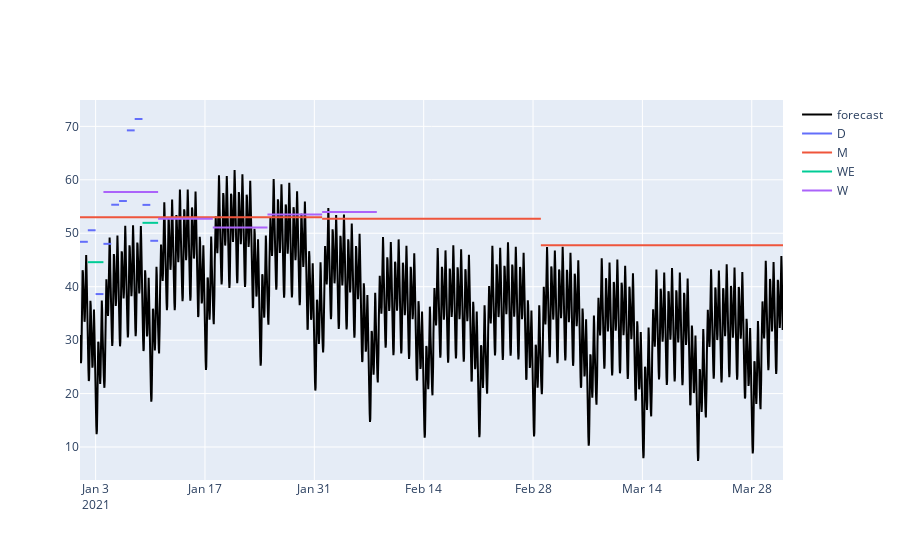
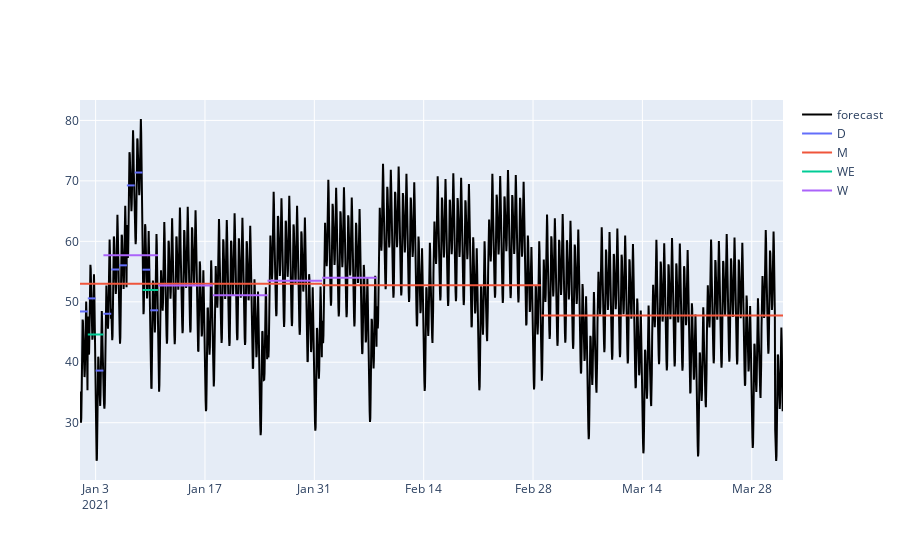

Source (notebook cell) for these figures, in order:
### Code cell
test_forecast= pd.read_csv('data/test_forecast_medium.csv',sep=',')
test_forecast['timestamp'] = pd.to_datetime(test_forecast['ds'], errors='coerce')
arbitrage_correction('2021-01-04',test_forecast,lambda_1 = 0)

### Figure 1 — Plotly figure (JSON) as saved in the notebook; plotly's stock layout.template omitted (floating-point values rounded to 4 significant figures; data arrays with more than 128 entries replaced by an {"elided": "..."} marker saying what was removed)
{"data": [{"line": {"color": "black"}, "mode": "lines", "name": "forecast", "type": "scatter", "x": {"elided": "2160 str values"}, "y": {"elided": "2160 float values"}}, {"line": {"color": "#636EFA"}, "mode": "lines", "name": "D", "showlegend": true, "type": "scatter", "x": ["2021-01-01T00:00:00+01:00", "2021-01-02T00:00:00+01:00"], "y": [48.4, 48.4]}, {"line": {"color": "#EF553B"}, "mode": "lines", "name": "M", "showlegend": true, "type": "scatter", "x": ["2021-01-01T00:00:00+01:00", "2021-02-01T00:00:00+01:00"], "y": [52.98, 52.98]}, {"line": {"color": "#636EFA"}, "mode": "lines", "showlegend": false, "type": "scatter", "x": ["2021-01-02T00:00:00+01:00", "2021-01-03T00:00:00+01:00"], "y": [50.56, 50.56]}, {"line": {"color": "#00CC96"}, "mode": "lines", "name": "WE", "showlegend": true, "type": "scatter", "x": ["2021-01-02T00:00:00+01:00", "2021-01-04T00:00:00+01:00"], "y": [44.59, 44.59]}, {"line": {"color": "#636EFA"}, "mode": "lines", "showlegend": false, "type": "scatter", "x": ["2021-01-03T00:00:00+01:00", "2021-01-04T00:00:00+01:00"], "y": [38.62, 38.62]}, {"line": {"color": "#AB63FA"}, "mode": "lines", "name": "W", "showlegend": true, "type": "scatter", "x": ["2021-01-04T00:00:00+01:00", "2021-01-11T00:00:00+01:00"], "y": [57.7, 57.7]}, {"line": {"color": "#636EFA"}, "mode": "lines", "showlegend": false, "type": "scatter", "x": ["2021-01-04T00:00:00+01:00", "2021-01-05T00:00:00+01:00"], "y": [48.02, 48.02]}, {"line": {"color": "#636EFA"}, "mode": "lines", "showlegend": false, "type": "scatter", "x": ["2021-01-05T00:00:00+01:00", "2021-01-06T00:00:00+01:00"], "y": [55.34, 55.34]}, {"line": {"color": "#636EFA"}, "mode": "lines", "showlegend": false, "type": "scatter", "x": ["2021-01-06T00:00:00+01:00", "2021-01-07T00:00:00+01:00"], "y": [56.03, 56.03]}, {"line": {"color": "#636EFA"}, "mode": "lines", "showlegend": false, "type": "scatter", "x": ["2021-01-07T00:00:00+01:00", "2021-01-08T00:00:00+01:00"], "y": [69.25, 69.25]}, {"line": {"color": "#636EFA"}, "mode": "lines", "showlegend": false, "type": "scatter", "x": ["2021-01-08T00:00:00+01:00", "2021-01-09T00:00:00+01:00"], "y": [71.38, 71.38]}, {"line": {"color": "#00CC96"}, "mode": "lines", "showlegend": false, "type": "scatter", "x": ["2021-01-09T00:00:00+01:00", "2021-01-11T00:00:00+01:00"], "y": [51.95, 51.95]}, {"line": {"color": "#636EFA"}, "mode": "lines", "showlegend": false, "type": "scatter", "x": ["2021-01-09T00:00:00+01:00", "2021-01-10T00:00:00+01:00"], "y": [55.31, 55.31]}, {"line": {"color": "#636EFA"}, "mode": "lines", "showlegend": false, "type": "scatter", "x": ["2021-01-10T00:00:00+01:00", "2021-01-11T00:00:00+01:00"], "y": [48.59, 48.59]}, {"line": {"color": "#AB63FA"}, "mode": "lines", "showlegend": false, "type": "scatter", "x": ["2021-01-11T00:00:00+01:00", "2021-01-18T00:00:00+01:00"], "y": [52.7, 52.7]}, {"line": {"color": "#AB63FA"}, "mode": "lines", "showlegend": false, "type": "scatter", "x": ["2021-01-18T00:00:00+01:00", "2021-01-25T00:00:00+01:00"], "y": [51.1, 51.1]}, {"line": {"color": "#AB63FA"}, "mode": "lines", "showlegend": false, "type": "scatter", "x": ["2021-01-25T00:00:00+01:00", "2021-02-01T00:00:00+01:00"], "y": [53.49, 53.49]}, {"line": {"color": "#AB63FA"}, "mode": "lines", "showlegend": false, "type": "scatter", "x": ["2021-02-01T00:00:00+01:00", "2021-02-08T00:00:00+01:00"], "y": [53.97, 53.97]}, {"line": {"color": "#EF553B"}, "mode": "lines", "showlegend": false, "type": "scatter", "x": ["2021-02-01T00:00:00+01:00", "2021-03-01T00:00:00+01:00"], "y": [52.72, 52.72]}, {"line": {"color": "#EF553B"}, "mode": "lines", "showlegend": false, "type": "scatter", "x": ["2021-03-01T00:00:00+01:00", "2021-04-01T00:00:00+02:00"], "y": [47.75, 47.75]}], "layout": {}}

### Figure 2 — Plotly figure (JSON) as saved in the notebook; plotly's stock layout.template omitted (floating-point values rounded to 4 significant figures; data arrays with more than 128 entries replaced by an {"elided": "..."} marker saying what was removed)
{"data": [{"line": {"color": "black"}, "mode": "lines", "name": "forecast", "type": "scatter", "x": {"elided": "2160 str values"}, "y": {"elided": "2160 float values"}}, {"line": {"color": "#636EFA"}, "mode": "lines", "name": "D", "showlegend": true, "type": "scatter", "x": ["2021-01-01T00:00:00+01:00", "2021-01-02T00:00:00+01:00"], "y": [48.4, 48.4]}, {"line": {"color": "#EF553B"}, "mode": "lines", "name": "M", "showlegend": true, "type": "scatter", "x": ["2021-01-01T00:00:00+01:00", "2021-02-01T00:00:00+01:00"], "y": [52.98, 52.98]}, {"line": {"color": "#636EFA"}, "mode": "lines", "showlegend": false, "type": "scatter", "x": ["2021-01-02T00:00:00+01:00", "2021-01-03T00:00:00+01:00"], "y": [50.56, 50.56]}, {"line": {"color": "#00CC96"}, "mode": "lines", "name": "WE", "showlegend": true, "type": "scatter", "x": ["2021-01-02T00:00:00+01:00", "2021-01-04T00:00:00+01:00"], "y": [44.59, 44.59]}, {"line": {"color": "#636EFA"}, "mode": "lines", "showlegend": false, "type": "scatter", "x": ["2021-01-03T00:00:00+01:00", "2021-01-04T00:00:00+01:00"], "y": [38.62, 38.62]}, {"line": {"color": "#AB63FA"}, "mode": "lines", "name": "W", "showlegend": true, "type": "scatter", "x": ["2021-01-04T00:00:00+01:00", "2021-01-11T00:00:00+01:00"], "y": [57.7, 57.7]}, {"line": {"color": "#636EFA"}, "mode": "lines", "showlegend": false, "type": "scatter", "x": ["2021-01-04T00:00:00+01:00", "2021-01-05T00:00:00+01:00"], "y": [48.02, 48.02]}, {"line": {"color": "#636EFA"}, "mode": "lines", "showlegend": false, "type": "scatter", "x": ["2021-01-05T00:00:00+01:00", "2021-01-06T00:00:00+01:00"], "y": [55.34, 55.34]}, {"line": {"color": "#636EFA"}, "mode": "lines", "showlegend": false, "type": "scatter", "x": ["2021-01-06T00:00:00+01:00", "2021-01-07T00:00:00+01:00"], "y": [56.03, 56.03]}, {"line": {"color": "#636EFA"}, "mode": "lines", "showlegend": false, "type": "scatter", "x": ["2021-01-07T00:00:00+01:00", "2021-01-08T00:00:00+01:00"], "y": [69.25, 69.25]}, {"line": {"color": "#636EFA"}, "mode": "lines", "showlegend": false, "type": "scatter", "x": ["2021-01-08T00:00:00+01:00", "2021-01-09T00:00:00+01:00"], "y": [71.38, 71.38]}, {"line": {"color": "#00CC96"}, "mode": "lines", "showlegend": false, "type": "scatter", "x": ["2021-01-09T00:00:00+01:00", "2021-01-11T00:00:00+01:00"], "y": [51.95, 51.95]}, {"line": {"color": "#636EFA"}, "mode": "lines", "showlegend": false, "type": "scatter", "x": ["2021-01-09T00:00:00+01:00", "2021-01-10T00:00:00+01:00"], "y": [55.31, 55.31]}, {"line": {"color": "#636EFA"}, "mode": "lines", "showlegend": false, "type": "scatter", "x": ["2021-01-10T00:00:00+01:00", "2021-01-11T00:00:00+01:00"], "y": [48.59, 48.59]}, {"line": {"color": "#AB63FA"}, "mode": "lines", "showlegend": false, "type": "scatter", "x": ["2021-01-11T00:00:00+01:00", "2021-01-18T00:00:00+01:00"], "y": [52.7, 52.7]}, {"line": {"color": "#AB63FA"}, "mode": "lines", "showlegend": false, "type": "scatter", "x": ["2021-01-18T00:00:00+01:00", "2021-01-25T00:00:00+01:00"], "y": [51.1, 51.1]}, {"line": {"color": "#AB63FA"}, "mode": "lines", "showlegend": false, "type": "scatter", "x": ["2021-01-25T00:00:00+01:00", "2021-02-01T00:00:00+01:00"], "y": [53.49, 53.49]}, {"line": {"color": "#AB63FA"}, "mode": "lines", "showlegend": false, "type": "scatter", "x": ["2021-02-01T00:00:00+01:00", "2021-02-08T00:00:00+01:00"], "y": [53.97, 53.97]}, {"line": {"color": "#EF553B"}, "mode": "lines", "showlegend": false, "type": "scatter", "x": ["2021-02-01T00:00:00+01:00", "2021-03-01T00:00:00+01:00"], "y": [52.72, 52.72]}, {"line": {"color": "#EF553B"}, "mode": "lines", "showlegend": false, "type": "scatter", "x": ["2021-03-01T00:00:00+01:00", "2021-04-01T00:00:00+02:00"], "y": [47.75, 47.75]}], "layout": {}}
